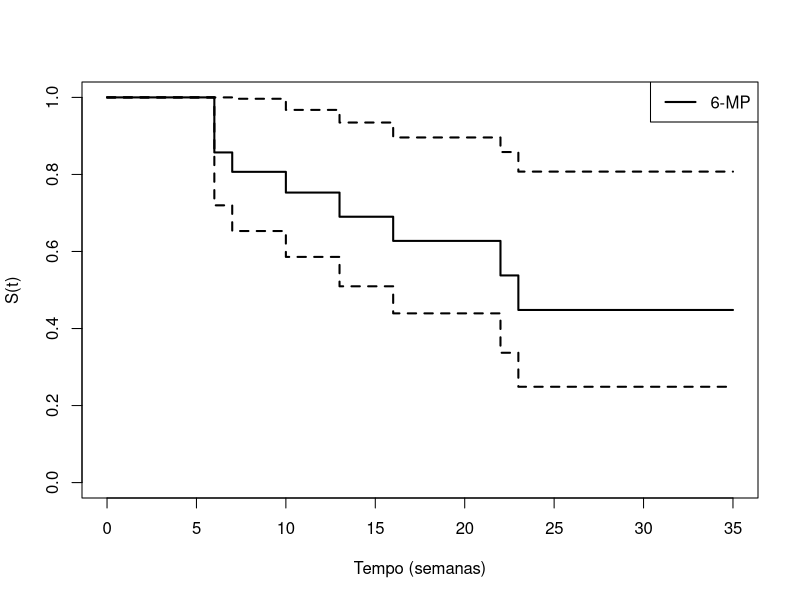
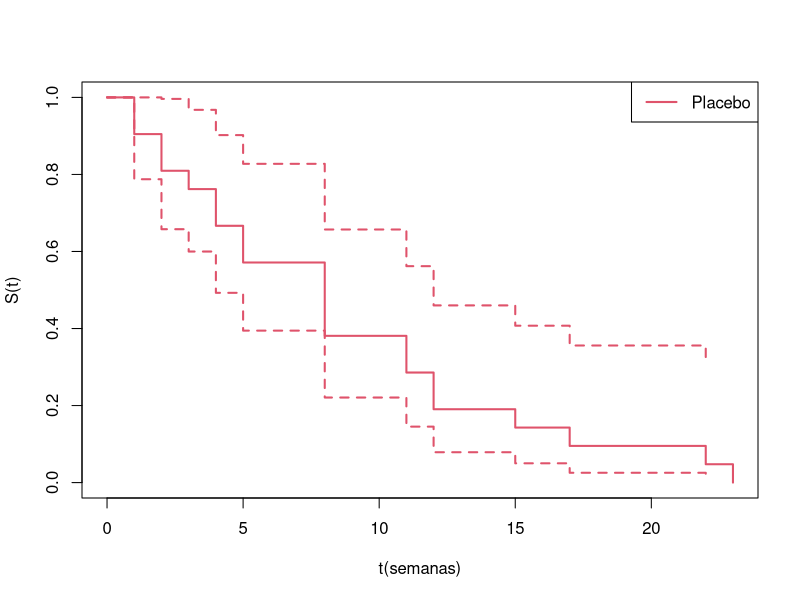
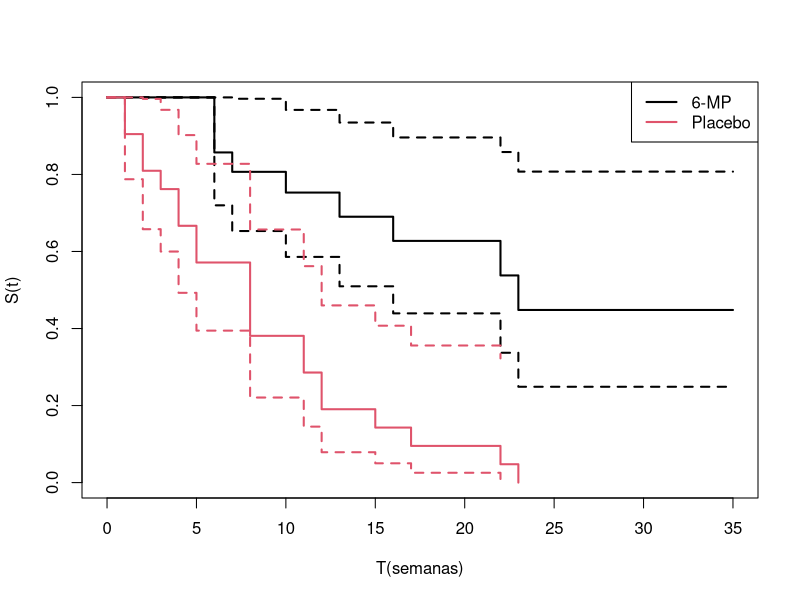

Write R code to recreate these figures, in order. (Note: this script raises an error after producing the figures.)
## ---- chunk 1
#| echo: fenced
#| code-line-numbers: "|4-5|7"
library(survival)
tempos<- c(6,6,6,6,7,9,10,10,11,13,16,17,19,20,22,23,25,32,32,34,35)
status<- c(1,1,1,0,1,0,1,0,0,1,1,0,0,0,1,1,0,0,0,0,0)
dados <- data.frame(tempos=tempos, status=status)
ajusteKM <- survfit(Surv(tempos, status) ~ 1, data=dados)
## ---- chunk 2
plot(ajusteKM, xlab="Tempo (semanas)",ylab="S(t)", lty=1, col=1, lwd=2 ) 
legend("topright","6-MP", lty = 1, col = 1, lwd=2)
## ---- chunk 3
#| echo: fenced
#| code-line-numbers: "|3"
summary(ajusteKM)
## ---- chunk 4
#| echo: fenced
tempo2<- c(1,1,2,2,3,4,4,5,5,8,8,8,8,11,11,12,12,15,17,22,23)
status2<- c(1,1,1,1,1,1,1,1,1,1,1,1,1,1,1,1,1,1,1,1,1) 
dados2 <- data.frame(tempos=tempo2, status=status2)
ajusteKM2 <- survfit(Surv(tempos, status) ~ 1, data=dados2)

## ---- chunk 5
plot(ajusteKM2, xlab="t(semanas)",ylab="S(t)", lty=1, col=2, lwd=2 ) 
legend("topright","Placebo", lty = 1, col=2, lwd=2)
## ---- chunk 6
#| echo: fenced
summary(ajusteKM2)
## ---- chunk 7
#| echo: true
tempo2g <- c(tempos,tempo2)
status2g <- c(status,status2)
grupos <- c(rep(1,21),rep(2,21))
dados3 <- data.frame(tempos=tempo2g, status=status2g, grupos=grupos)
ajusteKM3 <- survfit(Surv(tempos, status) ~ grupos, data=dados3)
## ---- chunk 8
plot(ajusteKM3, xlab="T(semanas)",ylab="S(t)", lty=1, 
     col=c(1,2), lwd=2, conf.int=0.95) 
legend("topright",c("6-MP","Placebo"), lty = 1:1, col=c(1,2), lwd=2)

## ---- chunk 9
#| echo: true
summary(ajusteKM3)
## ---- chunk 10
#| echo: true
#| code-line-numbers: "|7"
tempo2g <- c(tempos,tempo2)
status2g <- c(status,status2)
grupos <- c(rep(1,21),rep(2,21))
dados3 <- data.frame(tempos=tempo2g, status=status2g, grupos=grupos)
ajusteKM4 <- survfit(Surv(tempos, status) ~ grupos, data=dados3,
                     conf.type="plain")
## ---- chunk 11
#| echo: true
summary(ajusteKM4)
## ---- chunk 12
ajusteKM5 <- survfit(Surv(tempos, status) ~ grupos, data=dados3,
                     conf.type="log")
summary(ajusteKM5)
## ---- chunk 13
ajusteKM6 <- survfit(Surv(tempos, status) ~ grupos, data=dados3,
                     conf.type="log-log")
summary(ajusteKM6)
## ---- chunk 14
#| echo: true
library(survminer)
dados <- data.frame(tempo=tempo2g, status=status2g, grupo= grupos)
ajusteKM4 <- survfit(Surv(tempo2g, status2g) ~ grupo, data= dados, conf.type="log-log")
graf <- ggsurvplot(ajusteKM4, data = dados, 
           risk.table = TRUE, 
           pval = FALSE, 
           conf.int = TRUE, 
           xlim = c(0,40), 
           xlab = "Tempo em meses", 
           ylab = "S(t)",
           break.time.by = 10, 
           ggtheme = theme_light(), 
           risk.table.y.text.col = T, risk.table.y.text = FALSE 
)
## ---- chunk 15
#| echo: false
graf
